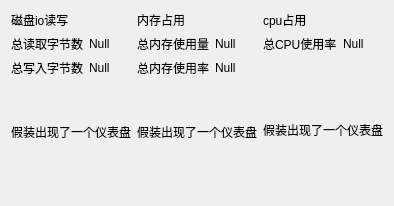
         <widget class="QWidget" name="Tab6">
          <property name="visible">
           <bool>false</bool>
          </property>
          <attribute name="title">
           <string>性能分析</string>
          </attribute>
          <layout class="QHBoxLayout" name="horizontalLayout_7">
           <item>
            <layout class="QVBoxLayout" name="IoLayout">
             <item>
              <widget class="QLabel" name="label_8">
               <property name="text">
                <string>磁盘io读写</string>
               </property>
              </widget>
             </item>
             <item>
              <layout class="QHBoxLayout" name="horizontalLayout_8">
               <item>
                <widget class="QLabel" name="label_14">
                 <property name="text">
                  <string>总读取字节数</string>
                 </property>
                </widget>
               </item>
               <item>
                <widget class="QLabel" name="read_bytes_label">
                 <property name="text">
                  <string>Null</string>
                 </property>
                </widget>
               </item>
              </layout>
             </item>
             <item>
              <layout class="QHBoxLayout" name="horizontalLayout_9">
               <item>
                <widget class="QLabel" name="label_20">
                 <property name="text">
                  <string>总写入字节数</string>
                 </property>
                </widget>
               </item>
               <item>
                <widget class="QLabel" name="write_bytes_label">
                 <property name="text">
                  <string>Null</string>
                 </property>
                </widget>
               </item>
              </layout>
             </item>
             <item>
              <spacer name="verticalSpacer_13">
               <property name="orientation">
                <enum>Qt::Vertical</enum>
               </property>
               <property name="sizeHint" stdset="0">
                <size>
                 <width>20</width>
                 <height>40</height>
                </size>
               </property>
              </spacer>
             </item>
             <item>
              <widget class="QLabel" name="Io_panel">
               <property name="sizePolicy">
                <sizepolicy hsizetype="Preferred" vsizetype="Preferred">
                 <horstretch>0</horstretch>
                 <verstretch>0</verstretch>
                </sizepolicy>
               </property>
               <property name="text">
                <string>假装出现了一个仪表盘
</string>
               </property>
               <property name="alignment">
                <set>Qt::AlignCenter</set>
               </property>
              </widget>
             </item>
             <item>
              <spacer name="verticalSpacer_14">
               <property name="orientation">
                <enum>Qt::Vertical</enum>
               </property>
               <property name="sizeHint" stdset="0">
                <size>
                 <width>20</width>
                 <height>40</height>
                </size>
               </property>
              </spacer>
             </item>
            </layout>
           </item>
           <item>
            <layout class="QVBoxLayout" name="MemoryLayout">
             <item>
              <widget class="QLabel" name="label_9">
               <property name="text">
                <string>内存占用</string>
               </property>
              </widget>
             </item>
             <item>
              <layout class="QHBoxLayout" name="horizontalLayout_10">
               <item>
                <widget class="QLabel" name="label_15">
                 <property name="text">
                  <string>总内存使用量</string>
                 </property>
                </widget>
               </item>
               <item>
                <widget class="QLabel" name="total_memory_rss_label">
                 <property name="text">
                  <string>Null</string>
                 </property>
                </widget>
               </item>
              </layout>
             </item>
             <item>
              <layout class="QHBoxLayout" name="horizontalLayout_11">
               <item>
                <widget class="QLabel" name="label_21">
                 <property name="text">
                  <string>总内存使用率</string>
                 </property>
                </widget>
               </item>
               <item>
                <widget class="QLabel" name="total_memory_percent_label">
                 <property name="text">
                  <string>Null</string>
                 </property>
                </widget>
               </item>
              </layout>
             </item>
             <item>
              <spacer name="verticalSpacer_9">
               <property name="orientation">
                <enum>Qt::Vertical</enum>
               </property>
               <property name="sizeHint" stdset="0">
                <size>
                 <width>20</width>
                 <height>40</height>
                </size>
               </property>
              </spacer>
             </item>
             <item>
              <widget class="QLabel" name="Memory_panel">
               <property name="text">
                <string>假装出现了一个仪表盘
</string>
               </property>
               <property name="alignment">
                <set>Qt::AlignCenter</set>
               </property>
              </widget>
             </item>
             <item>
              <spacer name="verticalSpacer_15">
               <property name="orientation">
                <enum>Qt::Vertical</enum>
               </property>
               <property name="sizeHint" stdset="0">
                <size>
                 <width>20</width>
                 <height>40</height>
                </size>
               </property>
              </spacer>
             </item>
            </layout>
           </item>
           <item>
            <layout class="QVBoxLayout" name="CpuLayout">
             <item>
              <widget class="QLabel" name="label_13">
               <property name="text">
                <string>cpu占用</string>
               </property>
              </widget>
             </item>
             <item>
              <layout class="QHBoxLayout" name="horizontalLayout_12">
               <item>
                <widget class="QLabel" name="label_16">
                 <property name="text">
                  <string>总CPU使用率</string>
                 </property>
                </widget>
               </item>
               <item>
                <widget class="QLabel" name="total_cpu_percent_label">
                 <property name="text">
                  <string>Null</string>
                 </property>
                </widget>
               </item>
              </layout>
             </item>
             <item>
              <widget class="QLabel" name="label_2">
               <property name="text">
                <string/>
               </property>
              </widget>
             </item>
             <item>
              <spacer name="verticalSpacer_8">
               <property name="orientation">
                <enum>Qt::Vertical</enum>
               </property>
               <property name="sizeHint" stdset="0">
                <size>
                 <width>20</width>
                 <height>40</height>
                </size>
               </property>
              </spacer>
             </item>
             <item>
              <widget class="QLabel" name="cpu_panel">
               <property name="text">
                <string>假装出现了一个仪表盘
</string>
               </property>
               <property name="alignment">
                <set>Qt::AlignCenter</set>
               </property>
              </widget>
             </item>
             <item>
              <spacer name="verticalSpacer_16">
               <property name="orientation">
                <enum>Qt::Vertical</enum>
               </property>
               <property name="sizeHint" stdset="0">
                <size>
                 <width>20</width>
                 <height>40</height>
                </size>
               </property>
              </spacer>
             </item>
            </layout>
           </item>
          </layout>
         </widget>
